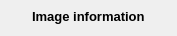
<?xml version="1.0" encoding="UTF-8"?>
<ui version="4.0">
 <class>ImageInfoOverlay</class>
 <widget class="QWidget" name="ImageInfoOverlay">
  <property name="geometry">
   <rect>
    <x>0</x>
    <y>0</y>
    <width>280</width>
    <height>145</height>
   </rect>
  </property>
  <property name="sizePolicy">
   <sizepolicy hsizetype="Fixed" vsizetype="MinimumExpanding">
    <horstretch>0</horstretch>
    <verstretch>0</verstretch>
   </sizepolicy>
  </property>
  <property name="minimumSize">
   <size>
    <width>280</width>
    <height>0</height>
   </size>
  </property>
  <property name="maximumSize">
   <size>
    <width>280</width>
    <height>16777215</height>
   </size>
  </property>
  <property name="font">
   <font>
    <pointsize>10</pointsize>
   </font>
  </property>
  <property name="windowTitle">
   <string notr="true"/>
  </property>
  <property name="accessibleName">
   <string notr="true"/>
  </property>
  <layout class="QVBoxLayout" name="verticalLayout">
   <property name="spacing">
    <number>0</number>
   </property>
   <property name="sizeConstraint">
    <enum>QLayout::SetFixedSize</enum>
   </property>
   <property name="leftMargin">
    <number>0</number>
   </property>
   <property name="topMargin">
    <number>0</number>
   </property>
   <property name="rightMargin">
    <number>0</number>
   </property>
   <property name="bottomMargin">
    <number>4</number>
   </property>
   <item>
    <widget class="QWidget" name="header" native="true">
     <property name="sizePolicy">
      <sizepolicy hsizetype="Preferred" vsizetype="Preferred">
       <horstretch>0</horstretch>
       <verstretch>0</verstretch>
      </sizepolicy>
     </property>
     <property name="accessibleName">
      <string>OverlayHeaderWidget</string>
     </property>
     <layout class="QHBoxLayout" name="horizontalLayout">
      <property name="spacing">
       <number>0</number>
      </property>
      <property name="leftMargin">
       <number>0</number>
      </property>
      <property name="topMargin">
       <number>0</number>
      </property>
      <property name="rightMargin">
       <number>0</number>
      </property>
      <property name="bottomMargin">
       <number>0</number>
      </property>
      <item>
       <widget class="IconWidget" name="headerIcon" native="true">
        <property name="sizePolicy">
         <sizepolicy hsizetype="Fixed" vsizetype="Fixed">
          <horstretch>0</horstretch>
          <verstretch>0</verstretch>
         </sizepolicy>
        </property>
        <property name="minimumSize">
         <size>
          <width>32</width>
          <height>32</height>
         </size>
        </property>
        <property name="maximumSize">
         <size>
          <width>32</width>
          <height>32</height>
         </size>
        </property>
       </widget>
      </item>
      <item>
       <widget class="QLabel" name="label">
        <property name="font">
         <font>
          <pointsize>10</pointsize>
          <weight>75</weight>
          <bold>true</bold>
         </font>
        </property>
        <property name="text">
         <string>Image information</string>
        </property>
       </widget>
      </item>
      <item>
       <widget class="IconButton" name="closeButton" native="true">
        <property name="sizePolicy">
         <sizepolicy hsizetype="Fixed" vsizetype="Fixed">
          <horstretch>0</horstretch>
          <verstretch>0</verstretch>
         </sizepolicy>
        </property>
        <property name="minimumSize">
         <size>
          <width>32</width>
          <height>32</height>
         </size>
        </property>
        <property name="maximumSize">
         <size>
          <width>32</width>
          <height>32</height>
         </size>
        </property>
        <property name="accessibleName">
         <string notr="true">OverlayCloseButton</string>
        </property>
       </widget>
      </item>
     </layout>
    </widget>
   </item>
   <item>
    <layout class="QVBoxLayout" name="entryLayout">
     <property name="spacing">
      <number>0</number>
     </property>
     <property name="sizeConstraint">
      <enum>QLayout::SetFixedSize</enum>
     </property>
    </layout>
   </item>
  </layout>
 </widget>
 <customwidgets>
  <customwidget>
   <class>IconButton</class>
   <extends>QWidget</extends>
   <header>gui/customwidgets/iconbutton.h</header>
   <container>1</container>
  </customwidget>
  <customwidget>
   <class>IconWidget</class>
   <extends>QWidget</extends>
   <header>gui/customwidgets/iconwidget.h</header>
   <container>1</container>
  </customwidget>
 </customwidgets>
 <resources/>
 <connections/>
</ui>
